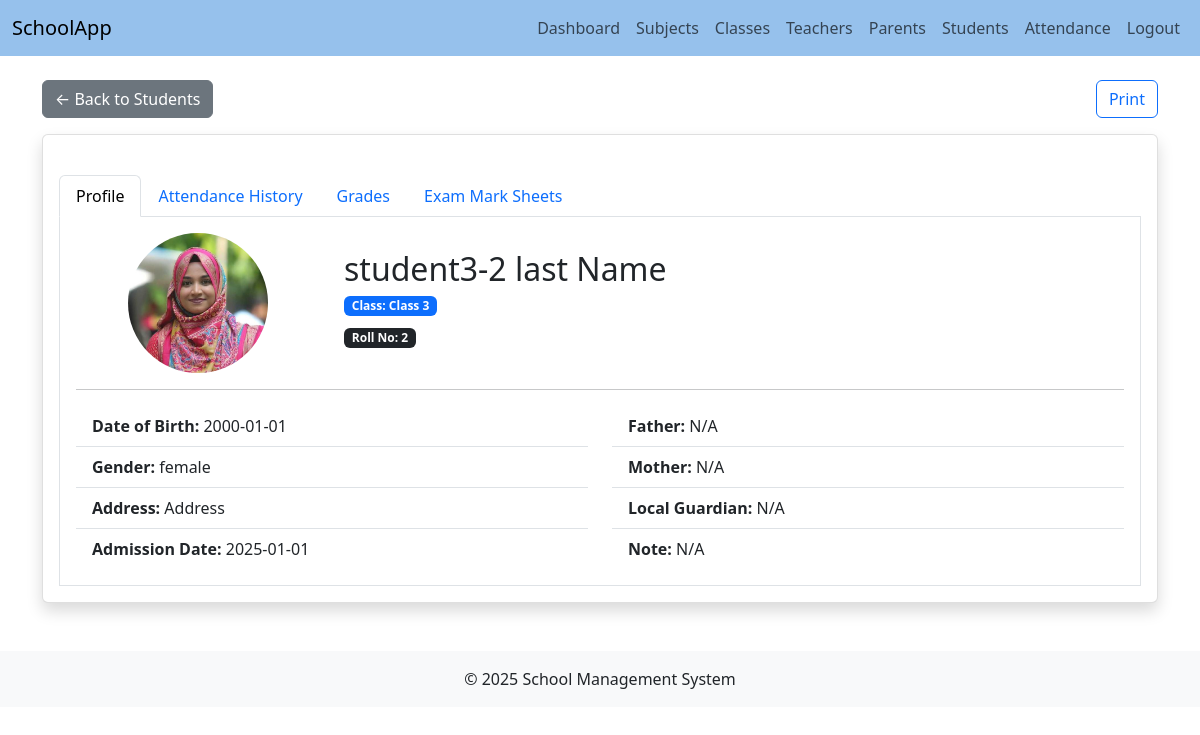
The app's page /pages/student_profile.php?id=47 with its own data.
### tables this page shows
CREATE TABLE `students` (
  `id` int(11) NOT NULL,
  `father_id` int(11) DEFAULT NULL,
  `mother_id` int(11) DEFAULT NULL,
  `local_guardian_id` int(11) DEFAULT NULL,
  `user_id` int(11) NOT NULL,
  `first_name` varchar(50) DEFAULT NULL,
  `last_name` varchar(50) DEFAULT NULL,
  `roll_no` int(11) NOT NULL,
  `dob` date DEFAULT NULL,
  `gender` enum('male','female','other') DEFAULT NULL,
  `address` varchar(255) DEFAULT NULL,
  `admission_date` date DEFAULT NULL,
  `current_class_id` int(11) DEFAULT NULL,
  `current_section_id` int(11) DEFAULT NULL,
  `current_department_id` int(11) DEFAULT NULL,
  `profile_picture` varchar(255) DEFAULT NULL,
  `note` text DEFAULT NULL,
  `is_deleted` tinyint(1) NOT NULL DEFAULT 0
);

CREATE TABLE `classes` (
  `id` int(11) NOT NULL,
  `name` varchar(50) NOT NULL,
  `is_deleted` tinyint(1) NOT NULL DEFAULT 0
);

### pages/student_profile.php (the view, shortened to what this page needs)
<?php
include '../includes/header.php';
include '../includes/db_connect.php';
$student_id = $_GET['id'] ?? '';
$sql = "SELECT s.*, c.name AS class_name, d.name AS department_name, sec.name AS section_name,
    f.first_name AS father_first_name, f.last_name AS father_last_name, f.phone AS father_phone,
    m.first_name AS mother_first_name, m.last_name AS mother_last_name, m.phone AS mother_phone,
    lg.first_name AS local_guardian_first_name, lg.last_name AS local_guardian_last_name, lg.phone AS local_guardian_phone
    FROM students s
    LEFT JOIN classes c ON s.current_class_id = c.id
    LEFT JOIN departments d ON s.current_department_id = d.id
    LEFT JOIN sections sec ON s.current_section_id = sec.id
    LEFT JOIN parents f ON s.father_id = f.id
    LEFT JOIN parents m ON s.mother_id = m.id
    LEFT JOIN parents lg ON s.local_guardian_id = lg.id
    WHERE s.id = ?";
$stmt = $conn->prepare($sql);
$stmt->bind_param('i', $student_id);
$stmt->execute();
$result = $stmt->get_result();
$student = $result->fetch_assoc();
?>
<div class="container mt-4">
  <a href="students.php" class="btn btn-secondary mb-3">&larr; Back to Students</a>
  <button class="btn btn-outline-primary mb-3 float-end" onclick="window.print()"><i class="bi bi-printer"></i> Print</button>
  <div class="card shadow">
    <div class="card-body">
      <ul class="nav nav-tabs mt-4" id="profileTabs" role="tablist">
        <li class="nav-item" role="presentation">
          <button class="nav-link active" id="profile-tab" data-bs-toggle="tab" data-bs-target="#profileTab" type="button" role="tab">Profile</button>
        </li>
        <li class="nav-item" role="presentation">
          <button class="nav-link" id="attendance-tab" data-bs-toggle="tab" data-bs-target="#attendanceTab" type="button" role="tab">Attendance History</button>
        </li>
        <li class="nav-item" role="presentation">
          <button class="nav-link" id="grades-tab" data-bs-toggle="tab" data-bs-target="#gradesTab" type="button" role="tab">Grades</button>
        </li>
        <li class="nav-item" role="presentation">
          <button class="nav-link" id="marksheet-tab" data-bs-toggle="tab" data-bs-target="#marksheetTab" type="button" role="tab">Exam Mark Sheets</button>
        </li>
      </ul>
      <div class="tab-content p-3 border border-top-0 bg-white" id="profileTabsContent">
        <div class="tab-pane fade show active" id="profileTab" role="tabpanel">
          <div class="row align-items-center">
            <div class="col-md-3 text-center mb-3 mb-md-0">
              <?php if ($student['profile_picture']): ?>
                <img src="../uploads/students/<?php echo htmlspecialchars($student['profile_picture']); ?>" alt="Profile" class="img-fluid rounded-circle" style="width: 140px; height: 140px; object-fit: cover;">
              <?php else: ?>
                <div class="bg-secondary rounded-circle d-flex align-items-center justify-content-center" style="width: 140px; height: 140px; color: #fff; font-size: 2.5rem;">
                  <span><?php echo strtoupper(substr($student['first_name'], 0, 1)); ?></span>
                </div>
              <?php endif; ?>
            </div>
            <div class="col-md-9">
              <h2 class="mb-1"><?php echo htmlspecialchars($student['first_name'] . ' ' . $student['last_name']); ?></h2>
              <div class="mb-2">
                <span class="badge bg-primary me-2">Class: <?php echo htmlspecialchars($student['class_name']); ?></span>
              </div>
              <div class="mb-2">
                <span class="badge bg-dark">Roll No: <?php echo htmlspecialchars($student['roll_no']); ?></span>
              </div>
            </div>
          </div>
          <hr>
          <div class="row">
            <div class="col-md-6">
              <ul class="list-group list-group-flush">
                <li class="list-group-item"><strong>Date of Birth:</strong> <?php echo $student['dob'] && $student['dob'] !== '0000-00-00' ? htmlspecialchars($student['dob']) : 'N/A'; ?></li>
                <li class="list-group-item"><strong>Gender:</strong> <?php echo htmlspecialchars($student['gender'] ?: 'N/A'); ?></li>
                <li class="list-group-item"><strong>Address:</strong> <?php echo htmlspecialchars($student['address'] ?: 'N/A'); ?></li>
                <li class="list-group-item"><strong>Admission Date:</strong> <?php echo $student['admission_date'] && $student['admission_date'] !== '0000-00-00' ? htmlspecialchars($student['admission_date']) : 'N/A'; ?></li>
              </ul>
            </div>
            <div class="col-md-6">
              <ul class="list-group list-group-flush">
                <li class="list-group-item"><strong>Father:</strong> <?php echo $student['father_first_name'] ? htmlspecialchars($student['father_first_name'] . ' ' . $student['father_last_name']) . ($student['father_phone'] ? ' (' . htmlspecialchars($student['father_phone']) . ')' : '') : 'N/A'; ?></li>
                <li class="list-group-item"><strong>Mother:</strong> <?php echo $student['mother_first_name'] ? htmlspecialchars($student['mother_first_name'] . ' ' . $student['mother_last_name']) . ($student['mother_phone'] ? ' (' . htmlspecialchars($student['mother_phone']) . ')' : '') : 'N/A'; ?></li>
                <li class="list-group-item"><strong>Local Guardian:</strong> <?php echo $student['local_guardian_first_name'] ? htmlspecialchars($student['local_guardian_first_name'] . ' ' . $student['local_guardian_last_name']) . ($student['local_guardian_phone'] ? ' (' . htmlspecialchars($student['local_guardian_phone']) . ')' : '') : 'N/A'; ?></li>
                <li class="list-group-item"><strong>Note:</strong> <?php echo htmlspecialchars($student['note'] ?: 'N/A'); ?></li>
              </ul>
            </div>
          </div>
        </div>
      </div>
    </div>
  </div>
</div>
<?php include '../includes/footer.php'; ?>

### assets/css/style.css (style rules this page uses)
.card { box-shadow: 0 0.125rem 0.25rem rgba(0, 0, 0, 0.075); border: 1px solid rgba(0, 0, 0, 0.125); }

### records on screen
students: profile_picture (picture), first_name+last_name "student3-2 last Name", current_class.name "Class 3", roll_no "2", dob "2000-01-01", gender "female", address "Address", admission_date "2025-01-01", note "N/A"
